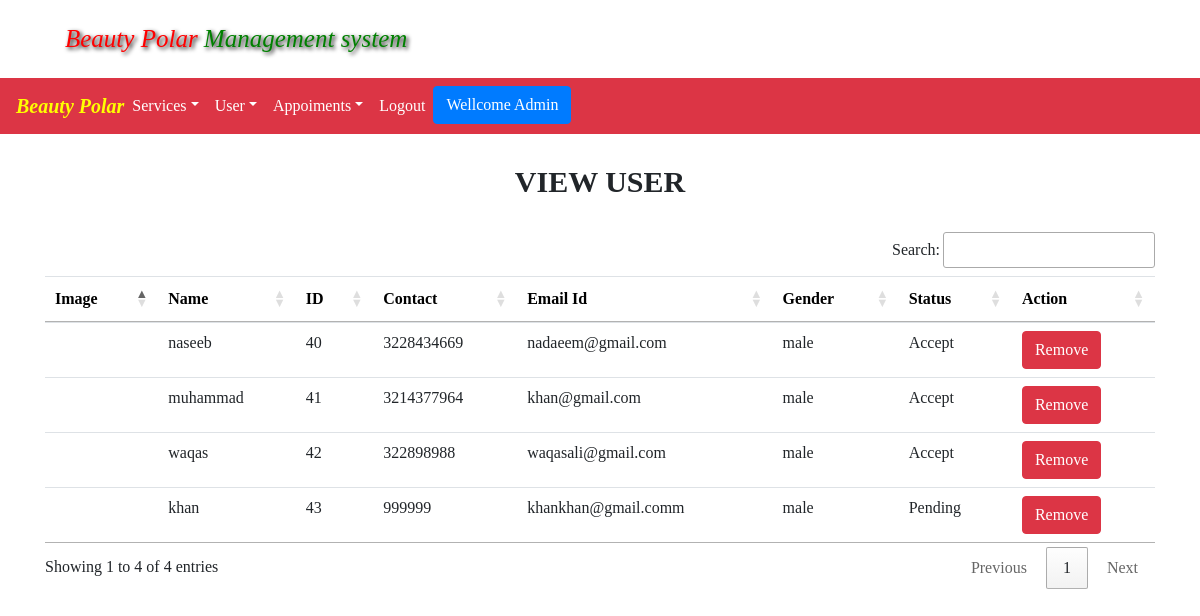
Screenshot of /UserList (signed in) with the database file from the repository.
### polar/models.py (models this page shows)
class registration(models.Model):
    user = models.ForeignKey(User, on_delete= models.CASCADE, null=True)
    status = models.ForeignKey(User_status, on_delete=models.CASCADE, null= True)
    name = models.CharField(max_length=50, null=True)
    last = models.CharField(max_length=10, null=True)
    contact = models.IntegerField(null=True)
    gender = models.CharField(max_length=100, null=True)
    email = models.CharField(max_length=100, null=True)
    password = models.CharField(max_length=100, null=True)
    image = models.FileField(null=True)
    def __str__(self):
        return self.email

class User_status(models.Model):
    status = models.CharField(max_length=100, null=True)
    def __str__(self):
        return self.status

### polar/views.py (the view)
# urls.py: path("UserList", views.View_user, name="View_user"),
def View_user(request):
    if not request.user.is_authenticated:
        return redirect('loginUser')
    pro = registration.objects.all()
    print(pro)                 # Admin site Function view All user
    messge = {'user' : pro}
    return render(request, 'all_user.html', messge)

### templates/all_user.html (shortened to what this page needs)
{%include 'navbar.html'%}
<!DOCTYPE html>
<html>
<head>
</head>
<body>
     <div class="container " style="margin-top: 30px;">
    <h2 class="text-center " style="text-transform: uppercase; font-size: 30px; font-weight: bold;"> View User </h2>
    <br>
<table class="table"  id="example" >
  <thead style="color: black">
    <tr>
      <th scope="col">Image</th>
      <th scope="col">Name</th>
      <th scope="col">ID</th>
      <th scope="col">Contact</th>
      <th scope="col">Email Id</th>
      <th scope="col">Gender</th>
      <th scope="col">Status</th>
      <th scope="col">Action</th>
    </tr>
  </thead>
  <tbody>
    {% for views in user %}
    <tr>
      <th scope="row">{{views.image}}</th>
      <td>{{views.name}}</td>
      <td>{{views.id}}</td>
      <td>{{views.contact}}</td>
      <td>{{views.email}}</td>
      <td>{{views.gender}}</td>
      <td>{{views.status}}</td>
      <td><a href="{%url 'remove_allUser' views.id %}" onclick="return confirm(' Are You Sure? You want to Remove this Record from DataBase')" class="btn btn-danger">Remove</a></td>
    </tr>
    {%endfor%}
  </tbody>
</table>
  </div>
</body>
</html>

### static/css/style.css (style rules this page uses)
* { margin: 0%; padding: 0%; }
* { font-family: myFirstFont; }

### rows the page displays
registration: name "naseeb", id "40", contact "3228434669", email "nadaeem@gmail.com", gender "male", status "Accept"
registration: name "muhammad", id "41", contact "3214377964", email "khan@gmail.com", gender "male", status "Accept"
registration: name "waqas", id "42", contact "322898988", email "waqasali@gmail.com", gender "male", status "Accept"
registration: name "khan", id "43", contact "999999", email "khankhan@gmail.comm", gender "male", status "Pending"
